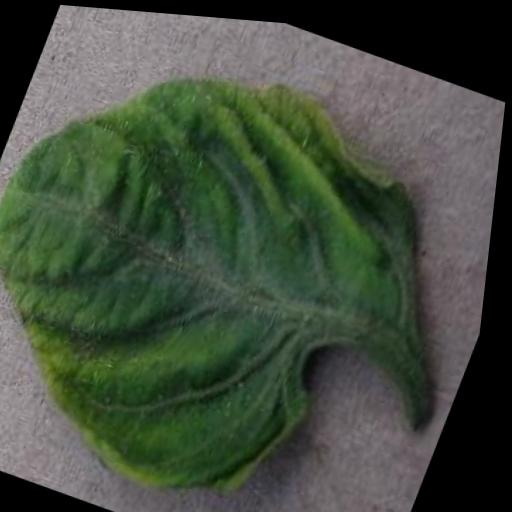
#> input picture dataset_raw/test/sehat/tomato-test-sehat-07.jpg, 512 x 512 px, found by its file name
$ python predict_tomato.py   (older library calls are emulated)
#> lines starting #> are read from the running program, lines starting #| are printed output that depends on the picture
#> (reads random_forest_tomato_model.pkl from the repository)
import joblib
import numpy as np
import cv2
import mahotas as mt
import pandas as pd

# Fungsi untuk ekstraksi fitur warna dan tekstur
def extract_features(image_path):
    try:
        # Baca gambar
        img = cv2.imread(image_path)
#> img is the input picture: shape (512, 512, 3); mean B, G, R 61.9, 76.7, 66.6

        # Ekstraksi fitur warna (R, G, B)
        avg_color_per_row = cv2.mean(img)[:3]  # Mendapatkan nilai rata-rata RGB
#> avg_color_per_row = (61.92, 76.71, 66.63)
        R, G, B = avg_color_per_row
#> R = 61.92; G = 76.71; B = 66.63

        # Konversi gambar ke grayscale
        img_gray = cv2.cvtColor(img, cv2.COLOR_BGR2GRAY)
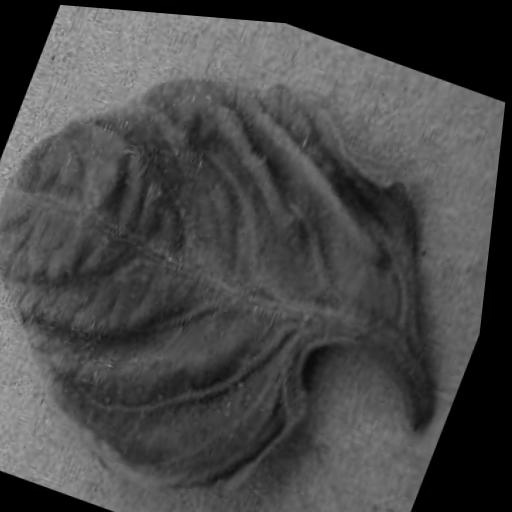
#> img_gray: shape (512, 512); min 0, max 177, mean 72

        # Ekstraksi fitur tekstur (GLCM)
        glcm = mt.features.haralick(img_gray).mean(axis=0)
        contrast = glcm[1]
        homogeneity = glcm[4]
        energy = glcm[8]
        correlation = glcm[2]

        # Gabungkan semua fitur
        return np.hstack([R, G, B, contrast, homogeneity, energy, correlation])
    except Exception as e:
        print(f"Gagal mengekstraksi fitur dari gambar {image_path}: {e}")
        return None

# Fungsi untuk memuat model dan melakukan prediksi
def predict_image(image_path, model_path="random_forest_tomato_model.pkl"):
    # Load model yang telah dilatih
    model = joblib.load(model_path)
    print(f"Model berhasil dimuat dari {model_path}")

    # Ekstraksi fitur dari gambar
    features = extract_features(image_path)
    if features is None:
        print("Gagal mengekstraksi fitur. Pastikan gambar valid.")
        return

    # Reshape fitur untuk prediksi (1 sampel)
    features = features.reshape(1, -1)

    # Prediksi
    prediction = model.predict(features)
    print(f"Hasil prediksi untuk gambar {image_path}: {'Sehat' if prediction[0] == 0 else 'Sakit'}")

if __name__ == "__main__":
    # Path gambar daun tomat yang akan diuji
    image_path = r"C:\dev\python\tomato-leaf-sistem\dataset\train\sehat\tomato-test-sehat-07.jpg"  # Ganti dengan path gambar Anda
    model_path = "random_forest_tomato_model.pkl"  # Path ke model
    predict_image(image_path, model_path)
